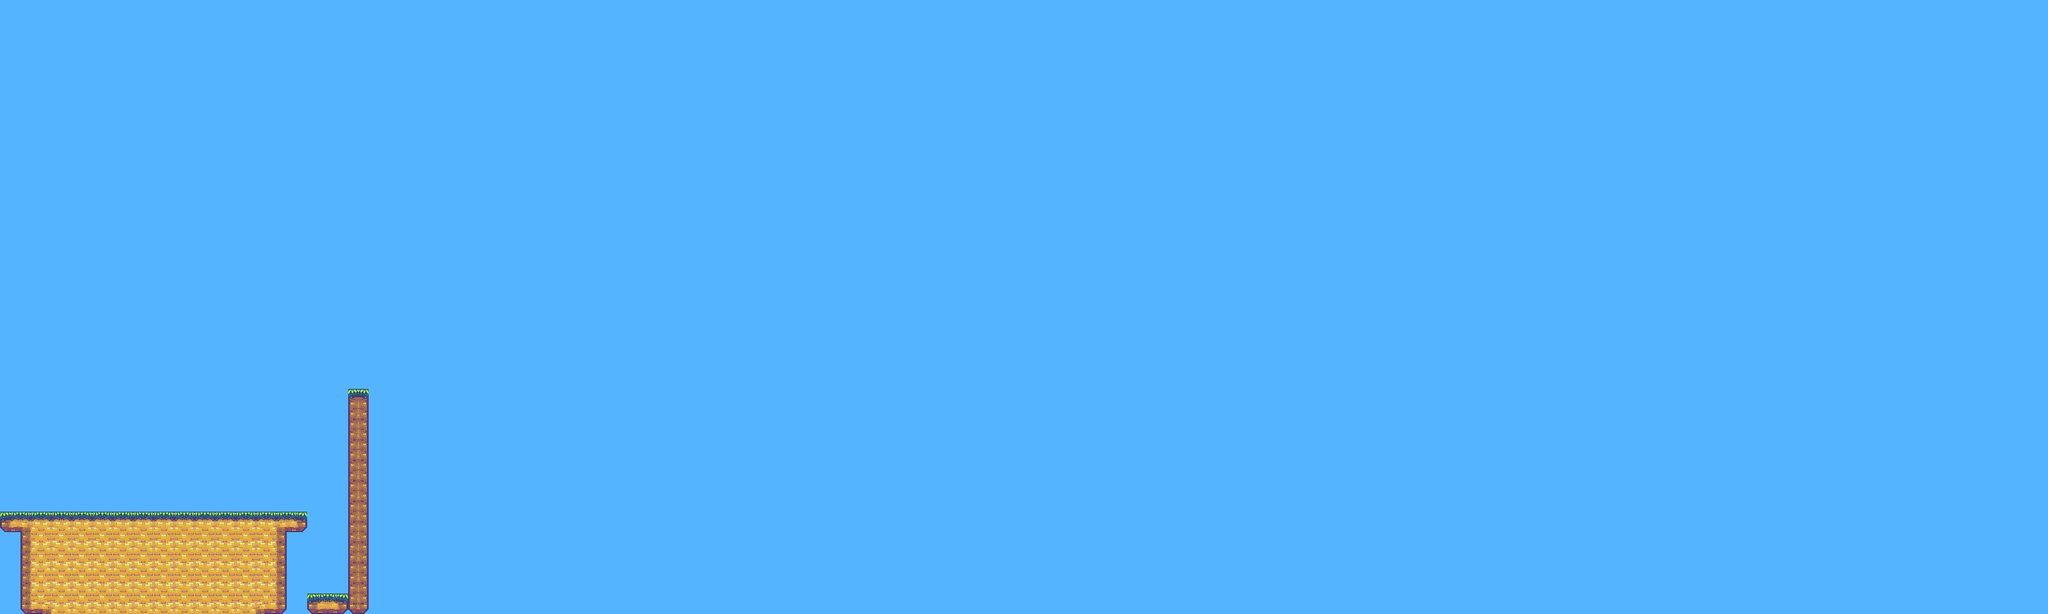

This is a level from a 2D game, rendered from its Tiled map with the project's own tilesets. A one-line summary and the map file follow, with tile-layer data summarised:
An orthogonal 100x30 tile map with 32x32 px tiles, 3 tile layers (Background, Tiles_z2, Tiles_z1) and 5 objects (4x platform, player).

<map version="1.2" tiledversion="1.3.2" orientation="orthogonal" renderorder="right-down" compressionlevel="-1" width="100" height="30" tilewidth="32" tileheight="32" infinite="0" nextlayerid="8" nextobjectid="10">
 <tileset firstgid="1" source="tileset.tsx" />
 <layer id="3" name="Background" width="100" height="30">
  <data>[3000 cells, 3000 non-empty, 1 distinct tile ids]</data>
 </layer>
 <layer id="4" name="Tiles_z2" width="100" height="30">
  <data>[3000 cells, 1 non-empty, 1 distinct tile ids]</data>
 </layer>
 <layer id="1" name="Tiles_z1" width="100" height="30">
  <data>[3000 cells, 80 non-empty, 16 distinct tile ids]</data>
 </layer>
 <objectgroup id="7" name="Objects" opacity="0.9">
  <object id="3" name="platform" x="0" y="800" width="480" height="32" />
  <object id="4" name="platform" x="32" y="832" width="416" height="128" />
  <object id="7" name="platform" x="480" y="928" width="64" height="32" />
  <object id="8" name="platform" x="544" y="608" width="32" height="352" />
  <object id="9" name="player" x="10" y="759" width="50" height="37" />
 </objectgroup>
</map>
